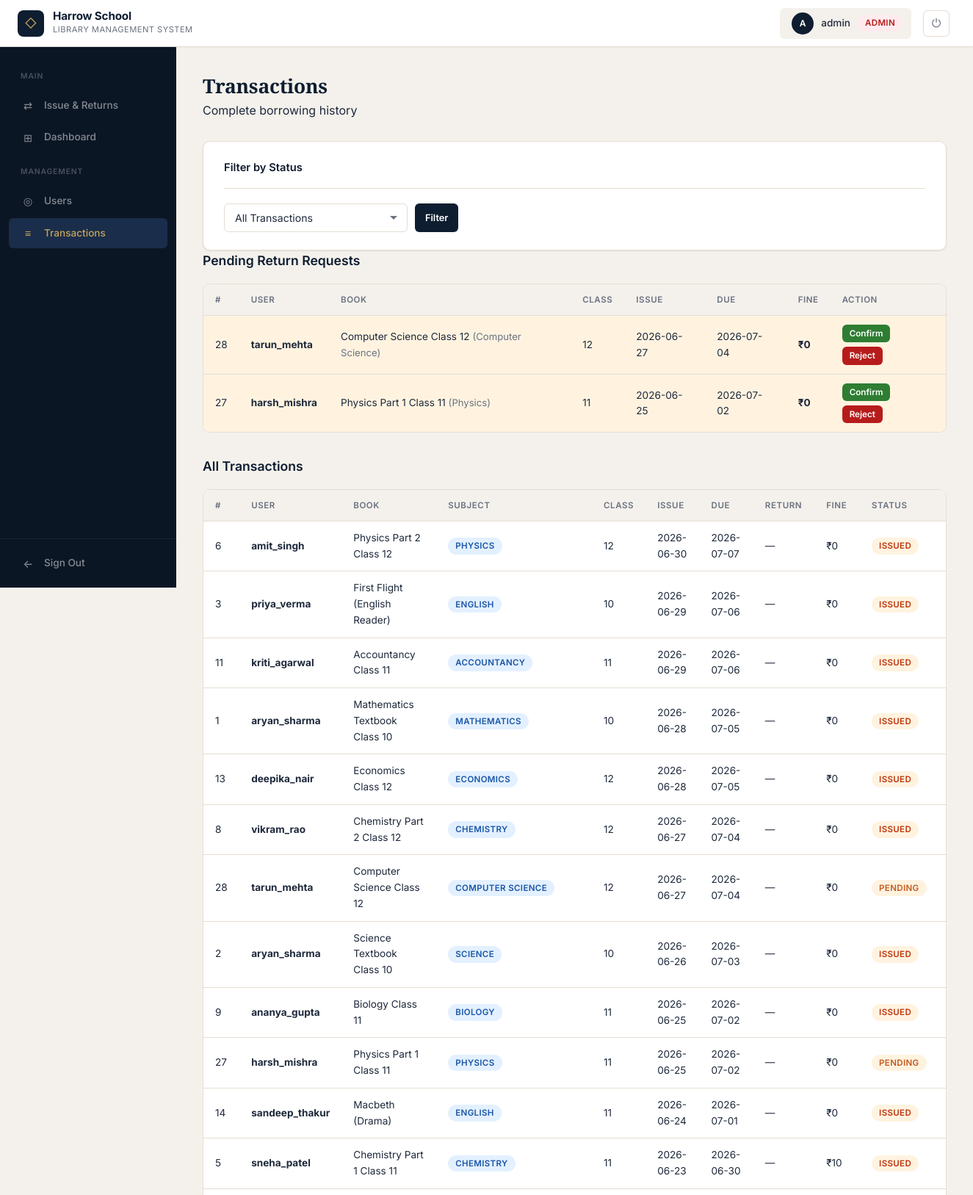
The page /transactions (signed in, upper part) on the database its author committed.
### tables this page shows
CREATE TABLE transactions (
        id INTEGER PRIMARY KEY AUTOINCREMENT,
        user_id INTEGER NOT NULL,
        book_id INTEGER NOT NULL,
        issue_date TEXT NOT NULL,
        return_date TEXT,
        due_date TEXT NOT NULL,
        fine INTEGER DEFAULT 0,
        status TEXT NOT NULL DEFAULT 'issued',
        FOREIGN KEY(user_id) REFERENCES users(id),
        FOREIGN KEY(book_id) REFERENCES books(id)
    );

CREATE TABLE users (
        id INTEGER PRIMARY KEY AUTOINCREMENT,
        username TEXT UNIQUE NOT NULL,
        password TEXT NOT NULL,
        role TEXT NOT NULL DEFAULT 'student',
        email TEXT,
        created_at TIMESTAMP DEFAULT CURRENT_TIMESTAMP
    );

CREATE TABLE books (
        id INTEGER PRIMARY KEY AUTOINCREMENT,
        title TEXT NOT NULL,
        author TEXT NOT NULL,
        isbn TEXT,
        subject TEXT DEFAULT 'General',
        class_level TEXT DEFAULT 'General',
        stream TEXT DEFAULT 'General',
        book_type TEXT DEFAULT 'Textbook',
        magazine_name TEXT,
        publisher TEXT,
        total_copies INTEGER DEFAULT 1,
        available_copies INTEGER DEFAULT 1,
        shelf_row TEXT,
        shelf_column TEXT,
        shelf_block TEXT,
        registered_date TEXT DEFAULT (date('now')),
        created_at TIMESTAMP DEFAULT CURRENT_TIMESTAMP
    );

### app.py (the view)
@app.route('/transactions')
@login_required
@admin_required
def view_transactions():
    db = get_db()
    status_filter = request.args.get('status', '').strip()
    query = """
        SELECT t.id, u.username, b.title, t.issue_date, t.return_date,
               t.due_date, t.fine, t.status, b.subject, b.class_level, b.book_type
        FROM transactions t
        JOIN users u ON t.user_id = u.id
        JOIN books b ON t.book_id = b.id
    """
    params = []
    if status_filter:
        query += " WHERE t.status = ?"
        params.append(status_filter)
    query += " ORDER BY t.issue_date DESC"
    transactions = db.execute(query, params).fetchall()
    db.close()
    return render_template('transactions.html', transactions=transactions, status_filter=status_filter)

### app.py (called while the page is built)
def get_db():
    db = sqlite3.connect("library.db")
    db.row_factory = sqlite3.Row
    db.execute("PRAGMA foreign_keys = ON")
    return db

def login_required(f):
    @wraps(f)
    def decorated_function(*args, **kwargs):
        if 'user_id' not in session:
            return redirect('/')
        return f(*args, **kwargs)
    return decorated_function

def admin_required(f):
    @wraps(f)
    def decorated_function(*args, **kwargs):
        if session.get('role') != 'admin':
            return redirect('/dashboard')
        return f(*args, **kwargs)
    return decorated_function

@app.context_processor
def inject_globals():
    return {
        'now': datetime.now().strftime("%Y-%m-%d"),
        'CLASS_LEVELS': CLASS_LEVELS,
        'STREAMS': STREAMS,
        'BOOK_TYPES': BOOK_TYPES,
        'SUBJECTS': SUBJECTS,
        'MAGAZINE_TYPES': MAGAZINE_TYPES,
        'SUBJECTS_BY_CLASS': SUBJECTS_BY_CLASS
    }

### templates/transactions.html (shortened to what this page needs)
{% extends "layout.html" %}
{% block content %}
<div class="page-header">
  <div>
    <h1>Transactions</h1>
    <p>Complete borrowing history</p>
  </div>
</div>
<div class="card">
  <div class="card-header"><h3>Filter by Status</h3></div>
  <form method="GET" action="/transactions" style="display:flex;gap:10px;">
    <select name="status" class="form-control" style="max-width:250px;">
      <option value="">All Transactions</option>
    </select>
    <button type="submit" class="btn btn-primary btn-sm">Filter</button>
  </form>
</div>
<div class="section">
  <div class="section-header"><h2>Pending Return Requests</h2></div>
  {% set pending = transactions|selectattr('status', 'equalto', 'return_requested')|list %}
  {% if pending %}
  <div class="table-wrap">
    <table>
      <thead>
        <tr><th>#</th><th>User</th><th>Book</th><th>Class</th><th>Issue</th><th>Due</th><th>Fine</th><th>Action</th></tr>
      </thead>
      <tbody>
        {% for txn in pending %}
        <tr style="background:var(--color-warning-bg);">
          <td>{{ txn.id }}</td><td><strong>{{ txn.username }}</strong></td>
          <td>{{ txn.title }} <span class="text-muted text-sm">({{ txn.subject }})</span></td>
          <td>{{ txn.class_level or '—' }}</td>
          <td>{{ txn.issue_date }}</td><td>{{ txn.due_date or '—' }}</td>
          <td><strong>₹{{ txn.fine }}</strong></td>
          <td class="actions-cell">
            <a href="/confirm-return/{{ txn.id }}" class="btn btn-success btn-xs" onclick="return confirm('Confirm?')">Confirm</a>
            <a href="/reject-return/{{ txn.id }}" class="btn btn-danger btn-xs" onclick="return confirm('Reject?')">Reject</a>
          </td>
        </tr>
        {% endfor %}
      </tbody>
    </table>
  </div>
  {% else %}
  <div class="empty-state"><p>No pending returns.</p></div>
  {% endif %}
</div>
<div class="section">
  <div class="section-header"><h2>All Transactions</h2></div>
  {% if transactions %}
  <div class="table-wrap">
    <table>
      <thead>
        <tr><th>#</th><th>User</th><th>Book</th><th>Subject</th><th>Class</th><th>Issue</th><th>Due</th><th>Return</th><th>Fine</th><th>Status</th></tr>
      </thead>
      <tbody>
        {% for txn in transactions %}
        <tr>
          <td>{{ txn.id }}</td><td><strong>{{ txn.username }}</strong></td>
          <td>{{ txn.title }}</td>
          <td><span class="badge badge-student">{{ txn.subject }}</span></td>
          <td>{{ txn.class_level or '—' }}</td>
          <td>{{ txn.issue_date }}</td><td>{{ txn.due_date or '—' }}</td>
          <td>{{ txn.return_date or '—' }}</td><td>₹{{ txn.fine }}</td>
          <td><span class="badge badge-{{ txn.status }}">
            {% if txn.status == 'return_requested' %}Pending{% elif txn.status == 'issued' %}Issued{% elif txn.status == 'returned' %}Returned{% else %}{{ txn.status }}{% endif %}
          </span></td>
        </tr>
        {% endfor %}
      </tbody>
    </table>
  </div>
  {% else %}
  <div class="empty-state"><p>No transactions found.</p></div>
  {% endif %}
</div>
{% endblock %}

### rows shown on the page
transactions: id "28", username "tarun_mehta", title "Computer Science Class 12", subject "Computer Science", class_level "12", issue_date "2026-06-27", due_date "2026-07-04", fine "0", subject "COMPUTER SCIENCE", return_date "—", status "PENDING"
transactions: id "27", username "harsh_mishra", title "Physics Part 1 Class 11", subject "Physics", class_level "11", issue_date "2026-06-25", due_date "2026-07-02", fine "0", subject "PHYSICS", return_date "—", status "PENDING"
transactions: id "6", username "amit_singh", title "Physics Part 2 Class 12", subject "PHYSICS", class_level "12", issue_date "2026-06-30", due_date "2026-07-07", return_date "—", fine "0", status "ISSUED"
transactions: id "3", username "priya_verma", title "First Flight (English Reader)", subject "ENGLISH", class_level "10", issue_date "2026-06-29", due_date "2026-07-06", return_date "—", fine "0", status "ISSUED"
transactions: id "11", username "kriti_agarwal", title "Accountancy Class 11", subject "ACCOUNTANCY", class_level "11", issue_date "2026-06-29", due_date "2026-07-06", return_date "—", fine "0", status "ISSUED"
transactions: id "1", username "aryan_sharma", title "Mathematics Textbook Class 10", subject "MATHEMATICS", class_level "10", issue_date "2026-06-28", due_date "2026-07-05", return_date "—", fine "0", status "ISSUED"
transactions: id "13", username "deepika_nair", title "Economics Class 12", subject "ECONOMICS", class_level "12", issue_date "2026-06-28", due_date "2026-07-05", return_date "—", fine "0", status "ISSUED"
transactions: id "8", username "vikram_rao", title "Chemistry Part 2 Class 12", subject "CHEMISTRY", class_level "12", issue_date "2026-06-27", due_date "2026-07-04", return_date "—", fine "0", status "ISSUED"
transactions: id "2", username "aryan_sharma", title "Science Textbook Class 10", subject "SCIENCE", class_level "10", issue_date "2026-06-26", due_date "2026-07-03", return_date "—", fine "0", status "ISSUED"
transactions: id "9", username "ananya_gupta", title "Biology Class 11", subject "BIOLOGY", class_level "11", issue_date "2026-06-25", due_date "2026-07-02", return_date "—", fine "0", status "ISSUED"
transactions: id "14", username "sandeep_thakur", title "Macbeth (Drama)", subject "ENGLISH", class_level "11", issue_date "2026-06-24", due_date "2026-07-01", return_date "—", fine "0", status "ISSUED"
transactions: id "5", username "sneha_patel", title "Chemistry Part 1 Class 11", subject "CHEMISTRY", class_level "11", issue_date "2026-06-23", due_date "2026-06-30", return_date "—", fine "10", status "ISSUED"

### other values the page prints
{{ session.get('username')[:1].upper() }} "A"
{{ session.get('username') }} "admin"
